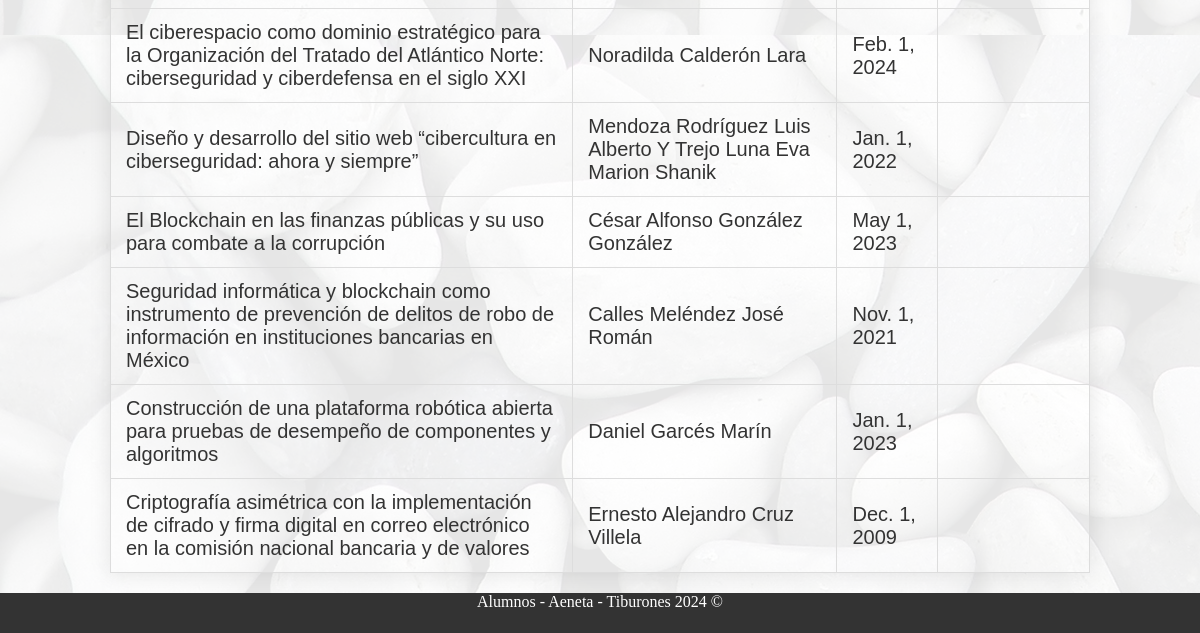
/alumnos/busqueda_avanzada/ (signed in, lower part), run on an earlier commit of the app's database.
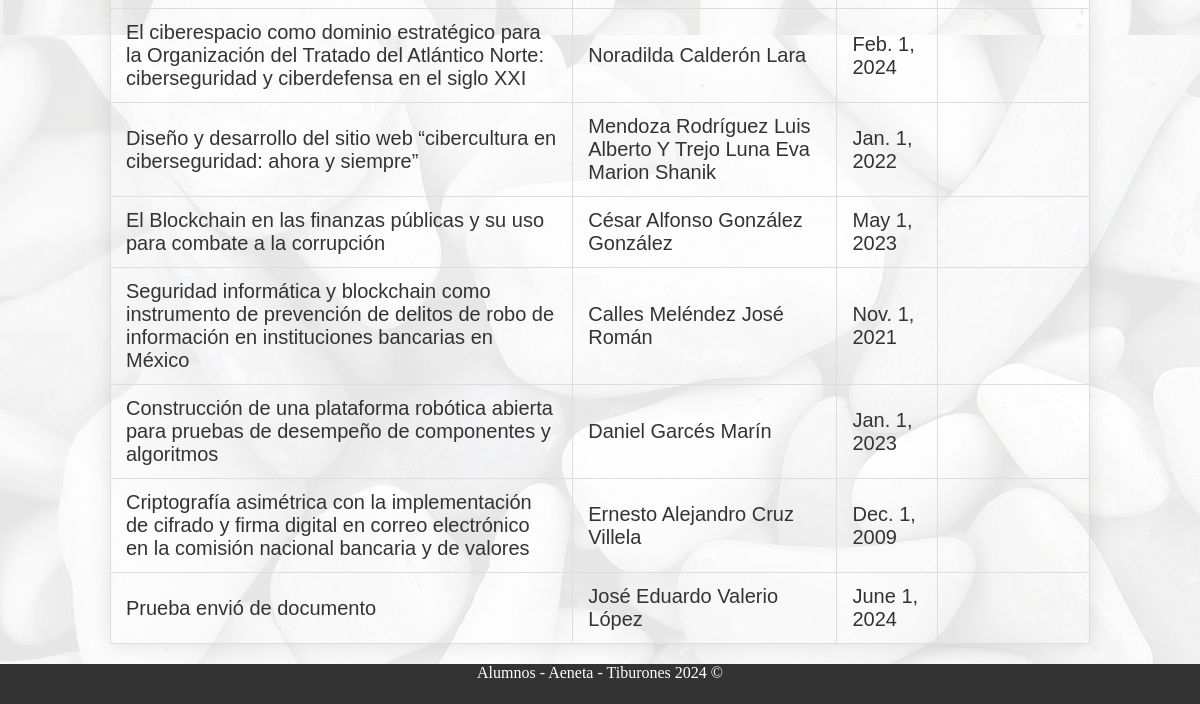
And on a later commit of the database.
### administracion/models.py (models this page shows, shortened)
class Documento(models.Model):
    TIPO_CHOICES = (
        ('TT', 'Trabajo Terminal'),
        ('AR', 'Artículo'),
        ('TS', 'Tesis'),
        ('OT', 'Otro'),
    )
    nombre = models.CharField(max_length=255)
    resumen = models.TextField()
    palabras_clave = models.CharField(max_length=255)
    nombre_autor = models.CharField(max_length=100)
    sinodales = models.CharField(max_length=255)
    tipo = models.CharField(max_length=2, choices=TIPO_CHOICES)
    fecha_elaboracion = models.DateField()
    convocatoria_titulacion = models.CharField(max_length=100)
    url = models.URLField(blank=True, null=True)  # Hacer el campo opcional

### alumnos/views.py (the view)
# urls.py: path('busqueda_avanzada/', BusquedaAvanzada.as_view(), name='busqueda_avanzada'),
class BusquedaAvanzada(AlumnoRequiredMixin, TemplateView):
    template_name = 'alumnos/busqueda_avanzada.html'
    def get_context_data(self, **kwargs):
        context = super().get_context_data(**kwargs)
        query = Q()
        palabra_b = self.request.GET.get('palabra')
        autor_b = self.request.GET.get('autor')
        documento_b = self.request.GET.get('documento')
        docente_b = self.request.GET.get('docente')
        sinodal_b = self.request.GET.get('sinodal')
        convocatoria_b = self.request.GET.get('convocatoria')
        tipo_b = self.request.GET.get('tipo')
        año_b = self.request.GET.get('año')
        if palabra_b:
            query &= Q(nombre__icontains=palabra_b) | Q(resumen__icontains=palabra_b) | Q(palabras_clave__icontains=palabra_b)
        if autor_b:
            query &= Q(nombre_autor__icontains=autor_b)
        if documento_b:
            query &= Q(nombre__icontains=documento_b)
        if docente_b:
            query &= Q(sinodales__icontains=docente_b)
        if sinodal_b:
            query &= Q(sinodales__icontains=sinodal_b)
        if convocatoria_b:
            query &= Q(convocatoria_titulacion__icontains=convocatoria_b)
        if tipo_b:
            query &= Q(tipo=tipo_b)
        if año_b:
            try:
                año = int(año_b.split('-')[0])
                query &= Q(fecha_elaboracion__year=año)
            except ValueError:
                pass
        context['trabajos'] = Documento.objects.filter(query)
        return context

### alumnos/mixins.py (called while the page is built)
    def dispatch(self, request, *args, **kwargs):
        if not request.user.is_authenticated:
            return self.handle_no_permission()
        if not request.user.is_alumno:
            messages.error(request, 'No tienes permiso para ver esta página.')
            return redirect('nombre_de_la_url_por_defecto')
        return super().dispatch(request, *args, **kwargs)

### alumnos/templates/alumnos/busqueda_avanzada.html (shortened to what this page needs)
{% extends "base_generic_alumnos.html" %}
{% block content %}
<div id="fondo">
  <div class="contenedor_principal letra_texto">
    <div class="table-container" id="table-container">
      <table>
        <tbody>
          {% for trabajo in trabajos %}
          <tr>
            <td>{{ trabajo.nombre }}</td>
            <td>{{ trabajo.nombre_autor }}</td>
            <td>{{ trabajo.fecha_elaboracion }}</td>
            <td><a href="{% url 'alumnos:ver_trabajo' trabajo.id %}"></a></td>
          </tr>
          {% endfor %}
        </tbody>
      </table>
    </div>
  </div>
</div>
{% endblock %}

### alumnos/templates/base_generic_alumnos.html (shortened to what this page needs)
<!DOCTYPE html>
{%load static %}
<html lang="es">
<head>
    <link rel="stylesheet" type="text/css" href="{% static 'styles/base_alumnos.css' %}">
    <link rel="stylesheet" type="text/css" href="{% static 'styles/nav_bar_alumnos.css' %}">
    <link rel="stylesheet" type="text/css" href="{% static 'styles/convocatorias_titulacion.css' %}">
    <link rel="stylesheet" type="text/css" href="{% static 'styles/estatus_titulacion.css' %}">
    <link rel="stylesheet" type="text/css" href="{% static 'styles/subir_documento.css' %}">
    <link rel="stylesheet" type="text/css" href="{% static 'styles/busqueda_simple_alumno.css'%}">
    <link rel="stylesheet" type="text/css" href="{% static 'styles/formas_titulacion.css' %}">
    <link rel="stylesheet" type="text/css" href="{% static 'styles/calendario_titulacion_alumnos.css' %}">
    <link rel="stylesheet" type="text/css" href="{% static 'styles/informacion_alumno.css' %}">
    <link rel="stylesheet" type="text/css" href="{% static 'styles/material_apoyo.css' %}">
    <link rel="stylesheet" type="text/css" href="{% static 'styles/ver_trabajo_alumno.css' %}">
    <link rel="stylesheet" href="https://cdnjs.cloudflare.com/ajax/libs/font-awesome/5.15.1/css/all.min.css">
    <link rel="stylesheet" href='https://unpkg.com/css.gg@2.0.0/icons/css/arrow-top-right-o.css'>
</head>
<body>
    {% block content %}{% endblock %}
    <footer>
        <p>Alumnos - Aeneta - Tiburones 2024 ©</p>
    </footer>
</body>
</html>

### alumnos/static/styles/base_alumnos.css (style rules this page uses)
html { margin: 0; padding: 0; overflow-x: hidden; box-sizing: border-box; }
.header-flex-container, #fondo, footer { width: 100%; max-width: 100%; box-sizing: border-box; }
body { margin: 0; padding: 0; min-height: 100vh; display: flex; flex-direction: column; }
.header-flex-container, #fondo, footer { width: 100%; }
#fondo { position: relative; flex: 1; display: flex; flex-direction: column; justify-content: center; }
#fondo::before { content: ''; background-image: url('/static/image_alumnos/fondo_alumnos.jpg'); opacity: 0.1; top: 0; left: 0; bottom: 0; right: 0; position: absolute; z-index: -1; }
.contenedor_principal { position: relative; margin: auto; width: 85%; z-index: 2; padding: 10px; overflow: hidden; }
.letra_texto { font-family: sans-serif; color: black; font-size: 20px; text-align: justify; }
footer { background: #333; color: white; text-align: center; height: 40px; width: 100%; }

### alumnos/static/styles/estatus_titulacion.css (style rules this page uses)
*, *::before, *::after { margin: 0; padding: 0; box-sizing: border-box; }

### alumnos/static/styles/subir_documento.css (style rules this page uses)
.contenedor_principal { position: relative; margin: auto; width: 85%; z-index: 2; padding: 10px; }
.letra_texto { font-family: sans-serif; color: black; font-size: 20px; text-align: justify; }

### alumnos/static/styles/busqueda_simple_alumno.css (style rules this page uses)
* { box-sizing: border-box; }

### alumnos/static/styles/calendario_titulacion_alumnos.css (style rules this page uses)
table { width: 100%; border-collapse: collapse; box-shadow: 0 0 20px rgba(0,0,0,0.1); }

### alumnos/static/styles/ver_trabajo_alumno.css (style rules this page uses)
.contenedor_principal { padding: 20px; }

What changed in the data, as far as the page shows it:
added Documento: nombre "Prueba envió de documento", nombre_autor "José Eduardo Valerio López", fecha_elaboracion "June 1, 2024"
